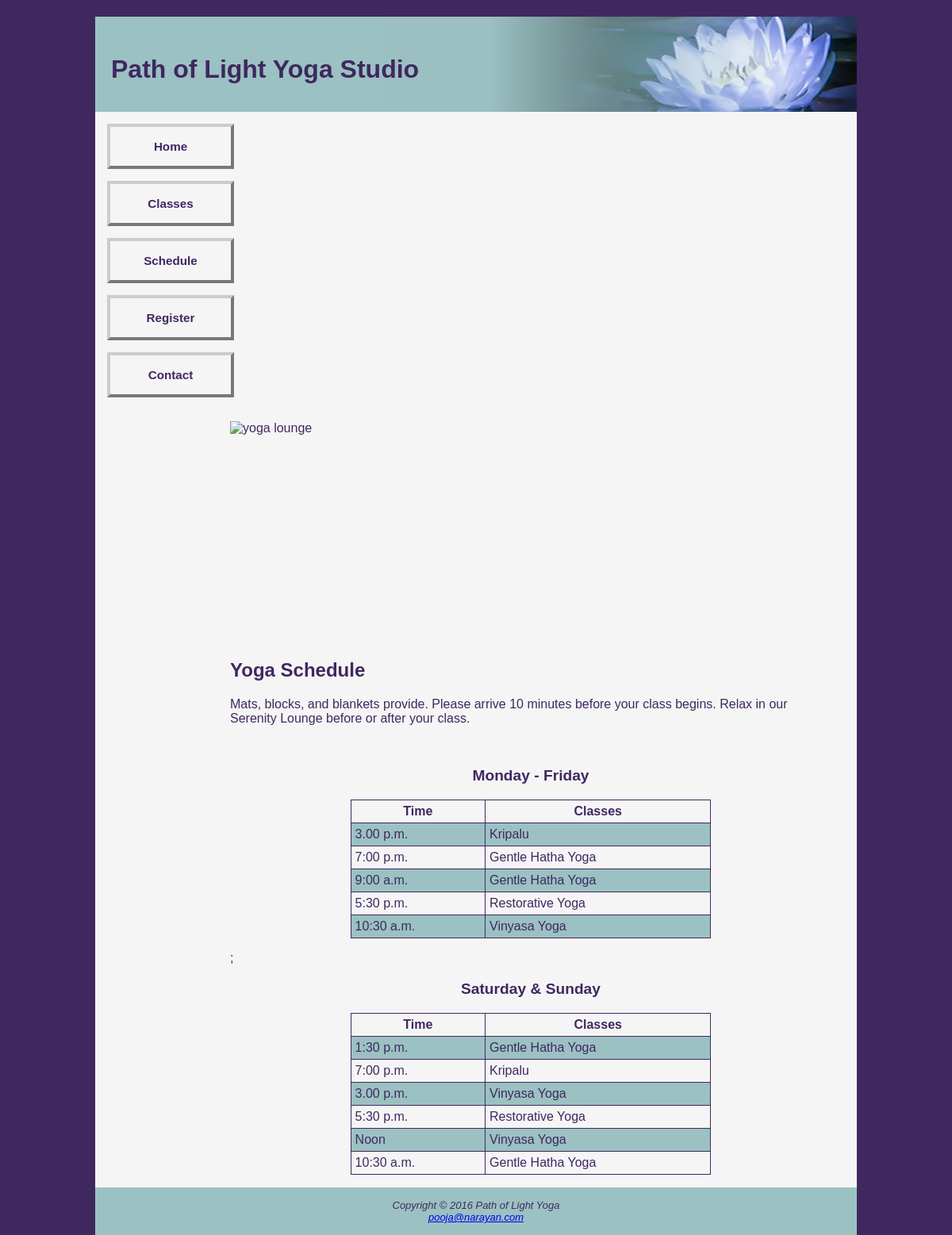
The app's page /index.php/schedule with its own data.
### tables this page shows
CREATE TABLE `time` (
  `timeid` int(11) NOT NULL,
  `time` varchar(30) NOT NULL
);

CREATE TABLE `class` (
  `classid` int(11) NOT NULL,
  `classname` varchar(50) NOT NULL,
  `classdescription` varchar(600) NOT NULL
);

### application/controllers/Schedule.php (called while the page is built, shortened)
<?php
class Schedule extends CI_Controller {
	public function index()
{
 $this->load->view('layout/header');
 $this->load->view('layout/navbar');
    $this->load->model('Modelschedule');
                $data['result'] = $this->Modelschedule->get_schedule();
 $this->load->view('schedule',$data);
 $this->load->view('layout/footer');
}
}

### index.php (called while the page is built, shortened)
<?php
require_once BASEPATH.'core/CodeIgniter.php';

### application/models/Modelschedule.php (called while the page is built, shortened)
<?php
class Modelschedule extends CI_Model {
        public function get_schedule()
{
  $query = "SELECT c.classname, t.time,d.daysid from schedule s
INNER JOIN class c on s.classid= c.classid
INNER JOIN time t on s.timeid=t.timeid
inner join days d on s.daysid=d.daysid
ORDER by d.daysid;";
$result=$this->db->query($query)->result();
return $result;
}
}

### application/views/schedule.php (the view)
<main>
         <br>
<div>
          <img class="float_left" src="<?php echo base_url()?>assets/images/yogalounge.jpg" alt="yoga lounge" height="300" width="800" >
</div>
<div class="clr">
           <h2 >Yoga Schedule</h2>
             Mats, blocks, and blankets provide. Please arrive 10 minutes before your class begins.
             Relax in our Serenity Lounge before or after your class.
    </div>     <p>
<table>
 <?php
            $table_1 = '<table>
 <caption><strong>Monday - Friday</strong></caption>
   <tr>
    <th>Time</th>
  <th>Classes</th>
  </tr>';
  $table_2 = '<table>
  <caption><strong>Saturday & Sunday</strong></caption>
<tr>
    <th>Time</th>
  <th>Classes</th>
  </tr>;';
   if( !empty($result) ) {
foreach($result as $row)   {
      if($row->daysid == 1){
          $table_1 = $table_1."<tr> <td>".$row->time."</td> <td>".$row->classname."</td> </tr>";
        }else{
          $table_2 = $table_2."<tr> <td>".$row->time." </td> <td> ".$row->classname."</td> </tr>";
        }
  }
}
  $table_1 = $table_1."</table>";
            $table_2 = $table_2."</table>";
            echo $table_1;
            echo $table_2;
?>
</main>

### assets/css/yogam.css (style rules this page uses)
body { background-color: #3F2860 ; color: #3F2860; font-family: Verdana, Arial, sans-serif; margin: 0px !important; }
main { margin-left: 170px; padding-top: 1em; padding-right: 2em; display: block; }
table { margin-left: auto; margin-right: auto; margin-bottom: 1em; width: 60%; border: 1px solid #3F2860; border-collapse: collapse; }
td, th { border: 1px solid #3F2860; padding: 5px; }
tr:nth-of-type(even) { background-color: #9BC1C2; }
caption { margin: 1em; font-weight: bold; font-size: 120%; }
.clr { clear: both; }
.float_left { float: left; margin-right: 25px; }

### records on screen
time: time "3.00 p.m."
class: classname "Kripalu"
time: time "7:00 p.m."
class: classname "Gentle Hatha Yoga Gentle Hatha Yoga"
time: time "9:00 a.m."
time: time "5:30 p.m."
class: classname "Restorative Yoga"
time: time "10:30 a.m."
class: classname "Vinyasa Yoga", classname "Vinyasa Yoga Vinyasa Yoga"
time: time "1:30 p.m."
time: time "Noon"
